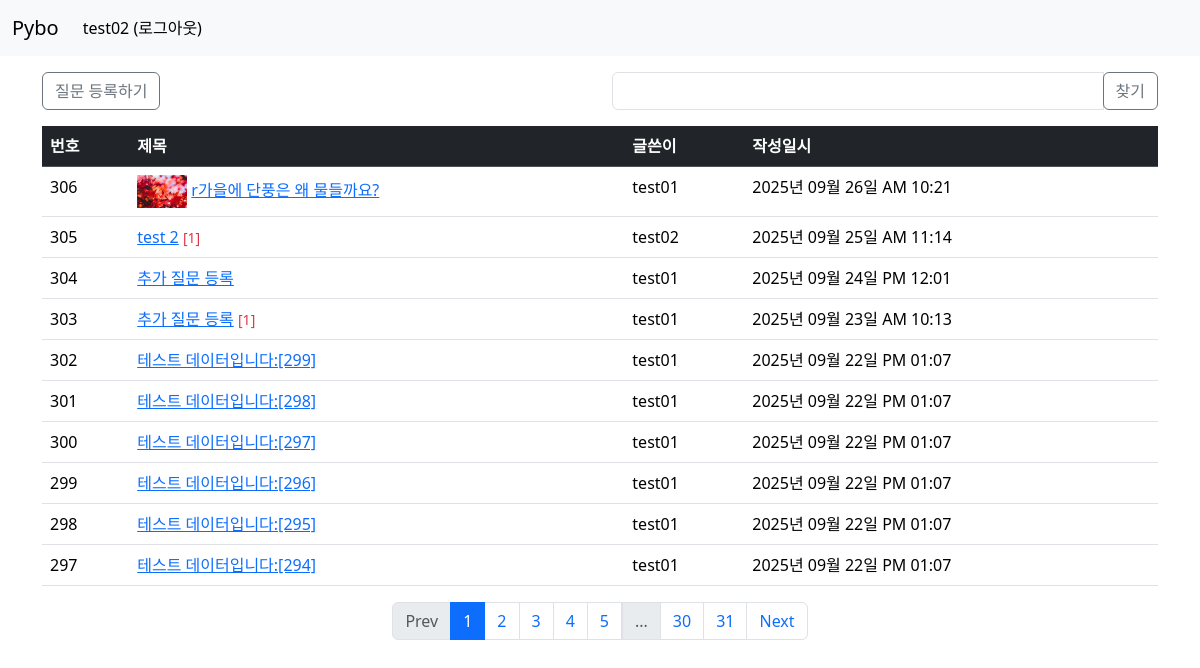
Screenshot of /question/list/ (signed in) with the database file from the repository.
### pybo/models.py (models this page shows)
class User(db.Model):
    id = db.Column(db.Integer, primary_key=True) # 테이블에서 유일하게 구분할 수 있는 값들
    username = db.Column(db.String(150), unique=True, nullable=False) # unique = 중복 X
    password = db.Column(db.String(200), nullable=False)
    email = db.Column(db.String(120), unique=True, nullable=False)

class Question(db.Model):    # class() -> 괄호 안에 내용 : 다른 클래스를 상속받을 때 괄호 안에 씀
    id = db.Column(db.Integer, primary_key=True)
    subject = db.Column(db.String(200), nullable=False) # not null = nullable
    content = db.Column(db.Text(), nullable=False)
    create_date = db.Column(db.DateTime(), nullable=False)
    user_id = db.Column(db.Integer, db.ForeignKey('user.id', ondelete='CASCADE'), nullable=False)
    user = db.relationship('User', backref=db.backref('question_set'))
    modify_date = db.Column(db.DateTime(), nullable=True)
    image_path = db.Column(db.String(200), nullable=True)

### pybo/views/question_views.py (the view, shortened to what this page needs)
@bp.route('/list/')  # question으로 간 다음 하위인 list로 감
def _list():  # list는 예약어여서 앞에 _붙여줌
    page = request.args.get('page', default=1, type=int)  # 페이지 / request => url(question/list/) 가져와서 뒤에 페이지 파라미터 추가
    kw = request.args.get('kw', default='', type=str)  # 검색 키워드
    question_list = Question.query.order_by(Question.create_date.desc())
    question_list = question_list.paginate(page=page, per_page=10)  # 한 페이지에 보여야 할 게시글 수
    return render_template('question/question_list.html', question_list=question_list, page=page, kw=kw)

### pybo/filter.py (called while the page is built)
def format_datetime(value, fmt='%Y년 %m월 %d일 %p %I:%M'):
    return value.strftime(fmt)

### pybo/views/auth_views.py (called while the page is built)
@bp.before_app_request
def load_logged_in_user():
    user_id = session.get('user_id')
    if user_id is None:
        g.user = None # 플라스크에서 사용하는 객체 g => 컨텍스트 변수, 요청 -> 응답 과정에서 유효함, 사용자의 정보를 기억
    else:
        g.user= User.query.get(int(user_id)) # user의 정보(id, pw, em ...)을 다 가져와서 g에 저장

### pybo/templates/question/question_list.html (shortened to what this page needs)
{% extends 'base.html' %}
{% block content %}
<div class="container my-3">
    <div class="row my-3">
        <div class="col-6">
            <a href="{{ url_for('question.create') }}" class="btn btn-outline-secondary">질문 등록하기</a>
        </div>
        <div class="col-6">
            <div class="input-group">
                <input type="text" id="search_kw" class="form-control" value="{{ kw or '' }}">
                <div class="input-group-append">
                    <button class="btn btn-outline-secondary" id="btn_search">찾기</button>
                </div>
            </div>
        </div>
    </div>
    <table class="table table-hover">
        <thead>
        <tr class="table-dark">
            <th scope="col">번호</th>
            <th scope="col">제목</th>
            <th scope="col">글쓴이</th>
            <th scope="col">작성일시</th>
        </tr>
        </thead>
        <tbody>
        {% if question_list %}
        {% for question in question_list.items %}
        <tr>
            <td>{{ question_list.total - (question_list.page - 1) * question_list.per_page - loop.index0 }}</td>
            <td>
                {% if question.image_path %}
                <img src="{{ url_for('static', filename=question.image_path) }}" alt="썸네일" style="width:50px;">
                {% endif %}
                <a href="{{ url_for('question.detail', question_id = question.id) }}">{{ question.subject }}</a>
                {% if question.answer_set | length > 0 %}
                <span class="text-danger small"> [{{ question.answer_set | length }}] </span>
                {% endif %}
            </td>
            <td>{{ question.user.username }}</td>
            <td>{{ question.create_date|datetime }}</td>
        </tr>
        {% endfor %} {% else %}
        <tr>
            <td colspan="3">질문이 없습니다.</td>
        </tr>
        {% endif %}
        </tbody>
    </table>
    <ul class="pagination justify-content-center">
        {% if question_list.has_prev %}
        <li class="page-item"><a data-page="{{ question_list.prev_num }}" href="javascript:void(0)" class="page-link">Prev</a></li>
        {% else %}
        <li class="page-item disabled"><a href="javascript:void(0)" class="page-link">Prev</a></li>
        {% endif %}
        {% for page_num in question_list.iter_pages() %}
        {% if page_num %}
        {% if page_num != question_list.page %}
        <li class="page-item">
            <a data-page="{{ page_num }}" class="page-link" href="javascript:void(0)">{{ page_num }}</a>
        </li>
        {% else %}
        <li class="page-item active">
            <a class="page-link" href="javascript:void(0)" aria-current="page">{{ page_num }}</a>
        </li>
        {% endif %}
        {% else %}
        <li class="disabled">
            <a class="page-link" href="javascript: void(0)">...</a>
        </li>
        {% endif %}
        {% endfor %}
        {% if question_list.has_next %}
        <li class="page-item">
            <a data-page="{{ question_list.next_num }}" href="javascript:void(0)" class="page-link">Next</a>
        </li>
        {% else %}
        <li class="page-item disabled">
            <a href="javascript:void(0)" class="page-link">Next</a></li>
        {% endif %}
    </ul>
</div>
{% endblock %}

### pybo/templates/navbar.html (shortened to what this page needs)
    <nav class="navbar navbar-expand-sm bg-body-tertiary">
        <div class="container-fluid">
            <a class="navbar-brand" href="{{ url_for('main.index') }}">Pybo</a>
            <div class="collapse navbar-collapse" id="navbarTogglerDemo02">
                {% if g.user %}
                <ul class="navbar-nav me-auto mb-2 mb-lg-0">
                    <li class="nav-item">
                        <a class="nav-link active" aria-current="page" href="{{ url_for('auth.logout') }}">{{ g.user.username }} (로그아웃)</a>
                    </li>
                </ul>
            {% endif %}
            </div>
        </div>
    </nav>

### rows the page displays
User: user.username "test02"
Question: total "306", image_path (picture), subject "r가을에 단풍은 왜 물들까요?", user.username "test01", create_date "2025년 09월 26일 AM 10:21"
Question: total "305", subject "test 2", answer_set|length "1", user.username "test02", create_date "2025년 09월 25일 AM 11:14"
Question: total "304", subject "추가 질문 등록", user.username "test01", create_date "2025년 09월 24일 PM 12:01"
Question: total "303", subject "추가 질문 등록", answer_set|length "1", user.username "test01", create_date "2025년 09월 23일 AM 10:13"
Question: total "302", subject "테스트 데이터입니다:[299]", user.username "test01", create_date "2025년 09월 22일 PM 01:07"
Question: total "301", subject "테스트 데이터입니다:[298]", user.username "test01", create_date "2025년 09월 22일 PM 01:07"
Question: total "300", subject "테스트 데이터입니다:[297]", user.username "test01", create_date "2025년 09월 22일 PM 01:07"
Question: total "299", subject "테스트 데이터입니다:[296]", user.username "test01", create_date "2025년 09월 22일 PM 01:07"
Question: total "298", subject "테스트 데이터입니다:[295]", user.username "test01", create_date "2025년 09월 22일 PM 01:07"
Question: total "297", subject "테스트 데이터입니다:[294]", user.username "test01", create_date "2025년 09월 22일 PM 01:07"

### other values shown
{{ page_num }} "1"
{{ page_num }} "2" "3" "4" "5" "30" "31"
